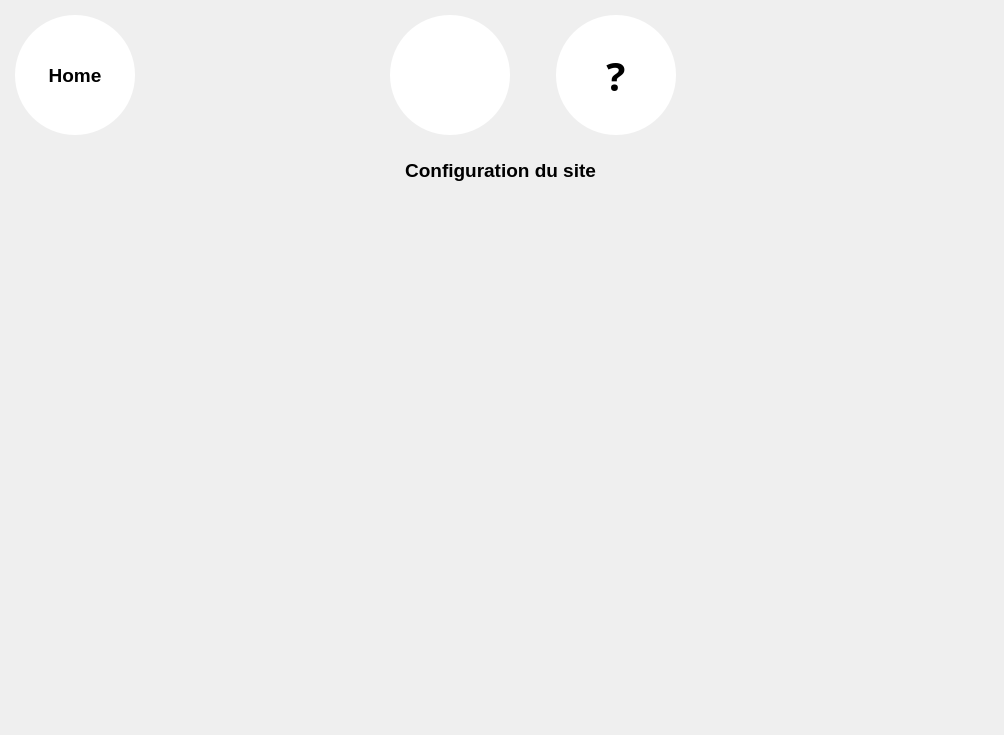
<?xml version="1.0" encoding="UTF-8"?>
<ui version="4.0">
 <class>Form</class>
 <widget class="QWidget" name="Form">
  <property name="geometry">
   <rect>
    <x>0</x>
    <y>0</y>
    <width>1004</width>
    <height>735</height>
   </rect>
  </property>
  <property name="windowTitle">
   <string>Form</string>
  </property>
  <widget class="QWidget" name="layoutWidget_2">
   <property name="geometry">
    <rect>
     <x>10</x>
     <y>10</y>
     <width>671</width>
     <height>130</height>
    </rect>
   </property>
   <layout class="QHBoxLayout" name="horizontalLayout_2">
    <property name="leftMargin">
     <number>5</number>
    </property>
    <property name="topMargin">
     <number>5</number>
    </property>
    <property name="rightMargin">
     <number>5</number>
    </property>
    <property name="bottomMargin">
     <number>5</number>
    </property>
    <item>
     <widget class="QToolButton" name="B_Home">
      <property name="minimumSize">
       <size>
        <width>120</width>
        <height>120</height>
       </size>
      </property>
      <property name="maximumSize">
       <size>
        <width>120</width>
        <height>120</height>
       </size>
      </property>
      <property name="palette">
       <palette>
        <active>
         <colorrole role="Button">
          <brush brushstyle="SolidPattern">
           <color alpha="255">
            <red>255</red>
            <green>255</green>
            <blue>255</blue>
           </color>
          </brush>
         </colorrole>
         <colorrole role="Base">
          <brush brushstyle="SolidPattern">
           <color alpha="255">
            <red>255</red>
            <green>255</green>
            <blue>255</blue>
           </color>
          </brush>
         </colorrole>
         <colorrole role="Window">
          <brush brushstyle="SolidPattern">
           <color alpha="255">
            <red>255</red>
            <green>255</green>
            <blue>255</blue>
           </color>
          </brush>
         </colorrole>
        </active>
        <inactive>
         <colorrole role="Button">
          <brush brushstyle="SolidPattern">
           <color alpha="255">
            <red>255</red>
            <green>255</green>
            <blue>255</blue>
           </color>
          </brush>
         </colorrole>
         <colorrole role="Base">
          <brush brushstyle="SolidPattern">
           <color alpha="255">
            <red>255</red>
            <green>255</green>
            <blue>255</blue>
           </color>
          </brush>
         </colorrole>
         <colorrole role="Window">
          <brush brushstyle="SolidPattern">
           <color alpha="255">
            <red>255</red>
            <green>255</green>
            <blue>255</blue>
           </color>
          </brush>
         </colorrole>
        </inactive>
        <disabled>
         <colorrole role="Button">
          <brush brushstyle="SolidPattern">
           <color alpha="255">
            <red>255</red>
            <green>255</green>
            <blue>255</blue>
           </color>
          </brush>
         </colorrole>
         <colorrole role="Base">
          <brush brushstyle="SolidPattern">
           <color alpha="255">
            <red>255</red>
            <green>255</green>
            <blue>255</blue>
           </color>
          </brush>
         </colorrole>
         <colorrole role="Window">
          <brush brushstyle="SolidPattern">
           <color alpha="255">
            <red>255</red>
            <green>255</green>
            <blue>255</blue>
           </color>
          </brush>
         </colorrole>
        </disabled>
       </palette>
      </property>
      <property name="font">
       <font>
        <pointsize>14</pointsize>
        <weight>75</weight>
        <bold>true</bold>
       </font>
      </property>
      <property name="styleSheet">
       <string notr="true">QToolButton{
background-color: rgb(255, 255, 255);
border-width:1px;
border-radius:60px;
max-width:120px;
max-height:120px;
min-width:120px;
min-height:120px;
}

QToolButton:pressed{ 
	background-color: rgb(222, 222, 222);

}</string>
      </property>
      <property name="text">
       <string>Home</string>
      </property>
      <property name="icon">
       <iconset resource="Src.qrc">
        <normaloff>:/ImgList/Home</normaloff>:/ImgList/Home</iconset>
      </property>
      <property name="iconSize">
       <size>
        <width>70</width>
        <height>70</height>
       </size>
      </property>
      <property name="toolButtonStyle">
       <enum>Qt::ToolButtonTextUnderIcon</enum>
      </property>
     </widget>
    </item>
    <item>
     <spacer name="horizontalSpacer_2">
      <property name="orientation">
       <enum>Qt::Horizontal</enum>
      </property>
      <property name="sizeHint" stdset="0">
       <size>
        <width>40</width>
        <height>20</height>
       </size>
      </property>
     </spacer>
    </item>
    <item>
     <widget class="QToolButton" name="B_Assistance">
      <property name="font">
       <font>
        <family>Droid Sans Georgian</family>
        <pointsize>30</pointsize>
        <weight>75</weight>
        <bold>true</bold>
       </font>
      </property>
      <property name="styleSheet">
       <string notr="true">QToolButton{
background-color: rgb(255, 255, 255);
border-width:1px;
border-radius:60px;
max-width:120px;
max-height:120px;
min-width:120px;
min-height:120px;
}

QToolButton:pressed{ 
	background-color: rgb(222, 222, 222);

}</string>
      </property>
      <property name="text">
       <string/>
      </property>
      <property name="icon">
       <iconset resource="Src.qrc">
        <normaloff>:/ImgList/BAssistance</normaloff>:/ImgList/BAssistance</iconset>
      </property>
      <property name="iconSize">
       <size>
        <width>70</width>
        <height>70</height>
       </size>
      </property>
      <property name="popupMode">
       <enum>QToolButton::DelayedPopup</enum>
      </property>
      <property name="toolButtonStyle">
       <enum>Qt::ToolButtonIconOnly</enum>
      </property>
      <property name="autoRaise">
       <bool>false</bool>
      </property>
     </widget>
    </item>
    <item>
     <spacer name="horizontalSpacer_7">
      <property name="orientation">
       <enum>Qt::Horizontal</enum>
      </property>
      <property name="sizeType">
       <enum>QSizePolicy::Fixed</enum>
      </property>
      <property name="sizeHint" stdset="0">
       <size>
        <width>40</width>
        <height>20</height>
       </size>
      </property>
     </spacer>
    </item>
    <item>
     <widget class="QToolButton" name="B_Help">
      <property name="palette">
       <palette>
        <active>
         <colorrole role="Button">
          <brush brushstyle="SolidPattern">
           <color alpha="255">
            <red>255</red>
            <green>255</green>
            <blue>255</blue>
           </color>
          </brush>
         </colorrole>
         <colorrole role="Base">
          <brush brushstyle="SolidPattern">
           <color alpha="255">
            <red>255</red>
            <green>255</green>
            <blue>255</blue>
           </color>
          </brush>
         </colorrole>
         <colorrole role="Window">
          <brush brushstyle="SolidPattern">
           <color alpha="255">
            <red>255</red>
            <green>255</green>
            <blue>255</blue>
           </color>
          </brush>
         </colorrole>
        </active>
        <inactive>
         <colorrole role="Button">
          <brush brushstyle="SolidPattern">
           <color alpha="255">
            <red>255</red>
            <green>255</green>
            <blue>255</blue>
           </color>
          </brush>
         </colorrole>
         <colorrole role="Base">
          <brush brushstyle="SolidPattern">
           <color alpha="255">
            <red>255</red>
            <green>255</green>
            <blue>255</blue>
           </color>
          </brush>
         </colorrole>
         <colorrole role="Window">
          <brush brushstyle="SolidPattern">
           <color alpha="255">
            <red>255</red>
            <green>255</green>
            <blue>255</blue>
           </color>
          </brush>
         </colorrole>
        </inactive>
        <disabled>
         <colorrole role="Button">
          <brush brushstyle="SolidPattern">
           <color alpha="255">
            <red>255</red>
            <green>255</green>
            <blue>255</blue>
           </color>
          </brush>
         </colorrole>
         <colorrole role="Base">
          <brush brushstyle="SolidPattern">
           <color alpha="255">
            <red>255</red>
            <green>255</green>
            <blue>255</blue>
           </color>
          </brush>
         </colorrole>
         <colorrole role="Window">
          <brush brushstyle="SolidPattern">
           <color alpha="255">
            <red>255</red>
            <green>255</green>
            <blue>255</blue>
           </color>
          </brush>
         </colorrole>
        </disabled>
       </palette>
      </property>
      <property name="font">
       <font>
        <family>Droid Sans Georgian</family>
        <pointsize>30</pointsize>
        <weight>75</weight>
        <bold>true</bold>
       </font>
      </property>
      <property name="styleSheet">
       <string notr="true">QToolButton{
background-color: rgb(255, 255, 255);
border-width:1px;
border-radius:60px;
max-width:120px;
max-height:120px;
min-width:120px;
min-height:120px;
}

QToolButton:pressed{ 
	background-color: rgb(222, 222, 222);

}</string>
      </property>
      <property name="text">
       <string>?</string>
      </property>
      <property name="popupMode">
       <enum>QToolButton::DelayedPopup</enum>
      </property>
      <property name="toolButtonStyle">
       <enum>Qt::ToolButtonIconOnly</enum>
      </property>
      <property name="autoRaise">
       <bool>false</bool>
      </property>
     </widget>
    </item>
   </layout>
  </widget>
  <widget class="QStackedWidget" name="SW_SiteConfigManager">
   <property name="geometry">
    <rect>
     <x>20</x>
     <y>190</y>
     <width>971</width>
     <height>531</height>
    </rect>
   </property>
   <widget class="QWidget" name="page"/>
   <widget class="QWidget" name="page_2"/>
  </widget>
  <widget class="QLabel" name="label">
   <property name="geometry">
    <rect>
     <x>20</x>
     <y>150</y>
     <width>961</width>
     <height>41</height>
    </rect>
   </property>
   <property name="font">
    <font>
     <pointsize>14</pointsize>
     <weight>75</weight>
     <bold>true</bold>
    </font>
   </property>
   <property name="text">
    <string>Configuration du site</string>
   </property>
   <property name="alignment">
    <set>Qt::AlignCenter</set>
   </property>
  </widget>
 </widget>
 <resources>
  <include location="Src.qrc"/>
 </resources>
 <connections/>
</ui>
